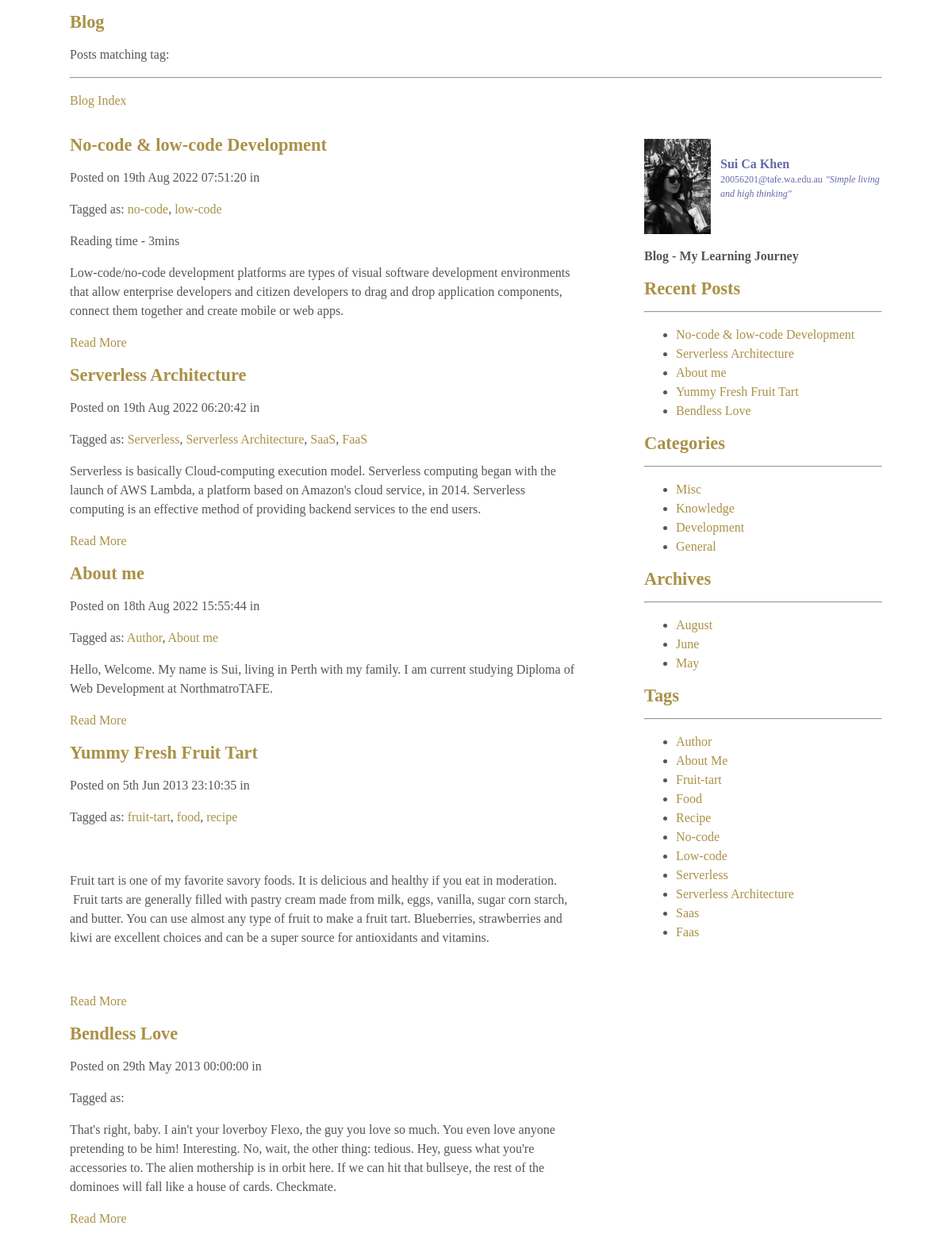
Page /tagpost.php on the committed database.
### tables this page shows
CREATE TABLE `blog_posts_seo` (
  `postID` int(11) UNSIGNED NOT NULL,
  `postTitle` varchar(255) DEFAULT NULL,
  `postSlug` varchar(255) DEFAULT NULL,
  `postDesc` text DEFAULT NULL,
  `postCont` text DEFAULT NULL,
  `postDate` datetime DEFAULT current_timestamp(),
  `postTags` varchar(255) NOT NULL
);

CREATE TABLE `blog_cats` (
  `catID` int(11) UNSIGNED NOT NULL,
  `catTitle` varchar(255) DEFAULT NULL,
  `catSlug` varchar(255) DEFAULT NULL
);

### tagpost.php (the view, shortened to what this page needs)
<?php require('includes/config.php'); ?>
<!DOCTYPE html>
<html lang="en">
<head>
    <link rel="stylesheet" href="style/normalize.css">
    <link rel="stylesheet" href="style/main.css">
</head>
<body>
	<div class="wrapper">
		<h1>Blog</h1>
		<p>Posts matching tag: <?php echo htmlspecialchars($_GET['id']);?></p>
		<hr />
		<p><a href="./">Blog Index</a></p>
		<div id='main'>
			<?php
			try {
                $stmt = $db->prepare('SELECT postID, postTitle, postSlug, postDesc, postDate, postTags FROM blog_posts_seo WHERE postTags like :postTags ORDER BY postID DESC');
                $stmt->execute(array(':postTags' => '%'.$_GET['id'].'%'));
				while($row = $stmt->fetch()){
					echo '<div>';
						echo '<h1><a href="'.$row['postSlug'].'">'.$row['postTitle'].'</a></h1>';
						echo '<p>Posted on '.date('jS M Y H:i:s', strtotime($row['postDate'])).' in ';
						echo '</p>';
                    echo '<p>Tagged as: ';
                    $links = array();
                    $parts = explode(',', $row['postTags']);
                    foreach ($parts as $tag)
                    {
                        $links[] = "<a href='t-".$tag."'>".$tag."</a>";
                    }
                    echo implode(", ", $links);
                    echo '</p>';
						echo '<p>'.$row['postDesc'].'</p>';
						echo '<p><a href="viewpost.php?id='.$row['postSlug'].'">Read More</a></p>';
					echo '</div>';
				}
			} catch(PDOException $e) {
			    echo $e->getMessage();
			}
			?>
		</div>
		<div id='sidebar'>
			<?php require('sidebar.php'); ?>
		</div>
	</div>
</body>
</html>

### sidebar.php
<div class="author">
	<img src="images/my-photo.jpg" alt="My Photo" class="author-picture" style="height: 120px; padding-top:20px;">
	<div class="author_info">
    <strong>Sui Ca Khen</strong>
    <small>20056201@tafe.wa.edu.au</small>
    <small><i>"Simple living and high thinking"</i></small>
    </div>
</div>
<p class="header_title"><strong>Blog - My Learning Journey</strong> </p>
<h1>Recent Posts</h1>
<hr />
<ul>
<?php
$stmt = $db->query('SELECT postTitle, postSlug FROM blog_posts_seo ORDER BY postID DESC LIMIT 5');
while($row = $stmt->fetch()){
	echo '<li><a href="viewpost.php?id='.$row['postSlug'].'">'.$row['postTitle'].'</a></li>';
}
?>
</ul>
<h1>Categories</h1>
<hr />
<ul>
<?php
$stmt = $db->query('SELECT catTitle, catSlug FROM blog_cats ORDER BY catID DESC');
while($row = $stmt->fetch()){
	echo '<li><a href="catpost.php?postID='.$row['catSlug'].'">'.$row['catTitle'].'</a></li>';
}
?>
</ul>
<h1>Archives</h1>
<hr />
<ul>
<?php
$stmt = $db->query("SELECT Month(postDate) as Month, Year(postDate) as Year FROM blog_posts_seo GROUP BY Month(postDate), Year(postDate) ORDER BY postDate DESC");
while($row = $stmt->fetch()){
    $monthName = date("F", mktime(0, 0, 0, $row['Month'], 10));
    $slug = 'a-'.$row['Month'].'-'.$row['Year'];
    echo "<li><a href='$slug'>$monthName</a></li>";
}
?>
</ul>
<h1>Tags</h1>
<hr />
<ul>
    <?php
    $tagsArray = [];
    $stmt = $db->query('select distinct LOWER(postTags) as postTags from blog_posts_seo where postTags != "" group by postTags');
    while($row = $stmt->fetch()){
        $parts = explode(',', $row['postTags']);
        foreach ($parts as $tag) {
            $tagsArray[] = $tag;
        }
    }
    $finalTags = array_unique($tagsArray);
    foreach ($finalTags as $tag) {
        echo "<li><a href='tagpost.php?id=".$tag."'>".ucwords($tag)."</a></li>";
    }
    ?>
</ul>

### style/main.css (style rules this page uses)
h1 { font-size: 1.4em; color:#aa9147; }
.wrapper { max-width:1024px; margin:0 auto; background-color: ##F0F2F4; }
#main { float:left; width:640px; margin-right:20px; }
#sidebar { float:right; width:300px; color:#6568AB; }
.author { display: flex; align-items: center; justify-content: space-between; }
.author_info { padding-left: 12px; }
p,li { color: #555555; font-size: 16px; line-height: 1.5em; }
a, a:link { text-decoration: none; color: #aa9147; }

### rows in the picture
blog_posts_seo: postTitle "No-code & low-code Development", postDate "19th Aug 2022 07:51:20", postTags "no-code low-code", links ",", postDesc "Reading time - 3mins Low-code/no-code development platforms are types of visual software development environments that allow enterprise developers and citizen developers to drag and drop application components, connect them together and create mobile or web apps."
blog_posts_seo: postTitle "Serverless Architecture", postDate "19th Aug 2022 06:20:42", postTags "Serverless Serverless Architecture SaaS FaaS", links ", , ,", postDesc "Serverless is basically Cloud-computing execution model. Serverless computing began with the launch of AWS Lambda, a platform based on Amazon's cloud service, in 2014. Serverless computing is an effective method of providing backend services to the end users."
blog_posts_seo: postTitle "About me", postDate "18th Aug 2022 15:55:44", postTags "Author About me", links ",", postDesc "Hello, Welcome. My name is Sui, living in Perth with my family. I am current studying Diploma of Web Development at NorthmatroTAFE."
blog_posts_seo: postTitle "Yummy Fresh Fruit Tart", postDate "5th Jun 2013 23:10:35", postTags "fruit-tart food recipe", links ", ,", postDesc "Fruit tart is one of my favorite savory foods. It is delicious and healthy if you eat in moderation. Fruit tarts are generally filled with pastry cream made from milk, eggs, vanilla, sugar corn starch, and butter. You can use almost any type of fruit to make a fruit tart. Blueberries, strawberries and kiwi are excellent choices and can be a super source for antioxidants and vitamins."
blog_posts_seo: postTitle "Bendless Love", postDate "29th May 2013 00:00:00", postDesc "That's right, baby. I ain't your loverboy Flexo, the guy you love so much. You even love anyone pretending to be him! Interesting. No, wait, the other thing: tedious. Hey, guess what you're accessories to. The alien mothership is in orbit here. If we can hit that bullseye, the rest of the dominoes will fall like a house of cards. Checkmate."
blog_cats: catTitle "Misc"
blog_cats: catTitle "Knowledge"
blog_cats: catTitle "Development"
blog_cats: catTitle "General"

### other values in the picture
$monthName "August"
$monthName "June"
$monthName "May"
$tag "Author"
$tag "About Me"
$tag "Fruit-tart"
$tag "Food"
$tag "Recipe"
$tag "No-code"
$tag "Low-code"
$tag "Serverless"
$tag "Serverless Architecture"
$tag "Saas"
$tag "Faas"
